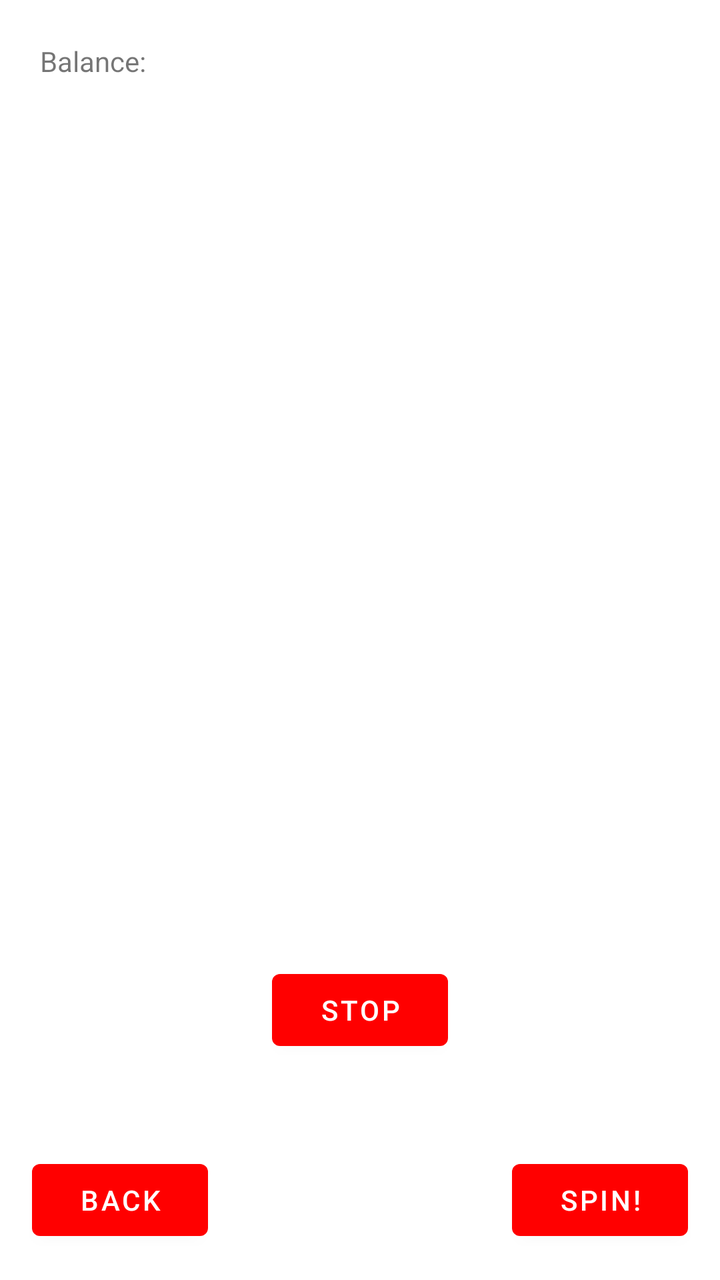
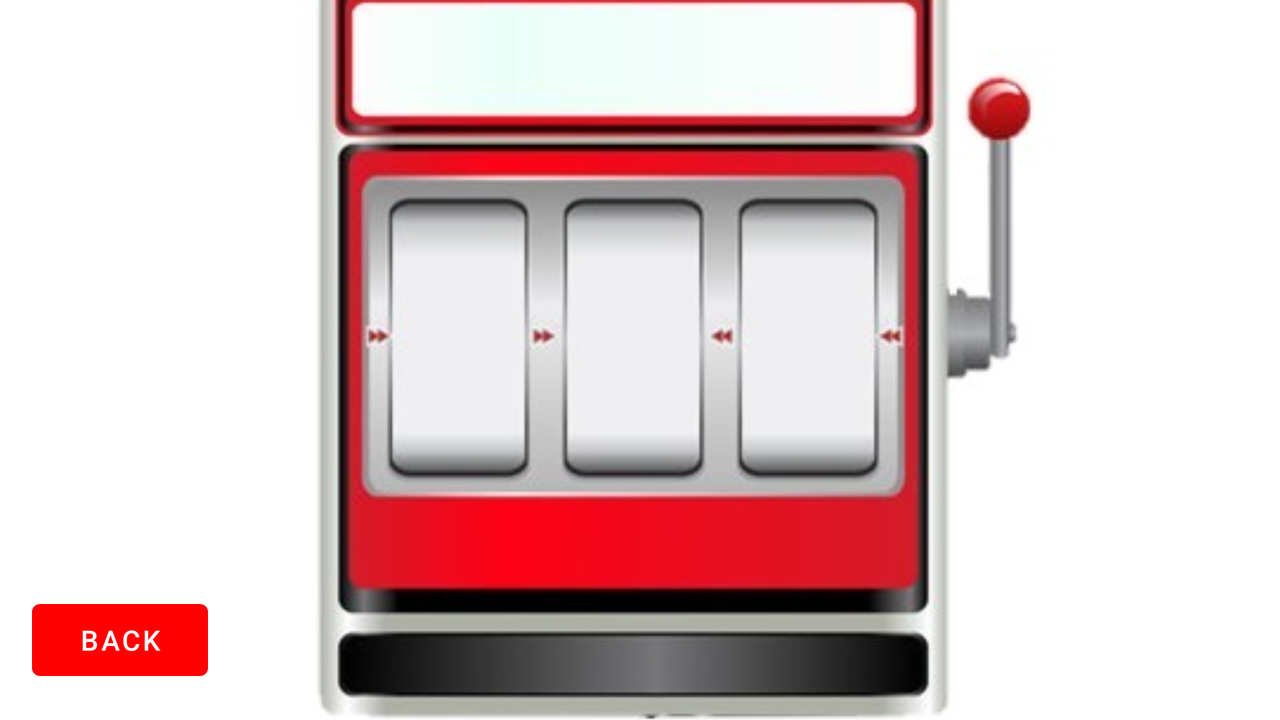

The same Android screen from two of the app's own layout files: first res/layout/ as a phone draws it, then the repository's variant for another configuration, drawn on a device whose configuration selects that folder. Both files follow.
<!-- AndroidManifest.xml: application theme Theme.VirtualCasino -->
<!-- res/layout/slots.xml -->
<?xml version="1.0" encoding="utf-8"?>
<androidx.constraintlayout.widget.ConstraintLayout xmlns:android="http://schemas.android.com/apk/res/android"
    xmlns:app="http://schemas.android.com/apk/res-auto"
    xmlns:tools="http://schemas.android.com/tools"
    android:layout_width="match_parent"
    android:layout_height="match_parent">

    <Button
        android:id="@+id/back_button"
        android:layout_width="wrap_content"
        android:layout_height="wrap_content"
        android:layout_marginStart="16dp"
        android:layout_marginBottom="16dp"
        android:onClick="switchToMain"
        android:text="@string/back_button"
        app:layout_constraintBottom_toBottomOf="parent"
        app:layout_constraintStart_toStartOf="parent" />

    <Button
        android:id="@+id/stop_button"
        android:layout_width="wrap_content"
        android:layout_height="wrap_content"
        android:layout_marginStart="159dp"
        android:layout_marginTop="63dp"
        android:layout_marginEnd="159dp"
        android:onClick="stopReels"
        android:text="STOP"
        app:layout_constraintEnd_toEndOf="parent"
        app:layout_constraintStart_toStartOf="parent"
        app:layout_constraintTop_toBottomOf="@+id/linearLayout3" />

    <LinearLayout
        android:id="@+id/linearLayout3"
        android:layout_width="wrap_content"
        android:layout_height="wrap_content"
        android:layout_marginStart="67dp"
        android:layout_marginTop="150dp"
        android:layout_marginEnd="67dp"
        android:orientation="horizontal"
        app:layout_constraintEnd_toEndOf="parent"
        app:layout_constraintStart_toStartOf="parent"
        app:layout_constraintTop_toTopOf="parent">

        <LinearLayout
            android:id="@+id/reel_1"
            android:layout_width="92dp"
            android:layout_height="268dp"
            android:orientation="vertical">

            <ImageView
                android:id="@+id/slot_image1"
                android:layout_width="match_parent"
                android:layout_height="90dp" />

            <ImageView
                android:id="@+id/slot_image2"
                android:layout_width="match_parent"
                android:layout_height="90dp" />

            <ImageView
                android:id="@+id/slot_image3"
                android:layout_width="match_parent"
                android:layout_height="90dp" />

        </LinearLayout>

        <LinearLayout
            android:id="@+id/reel_2"
            android:layout_width="92dp"
            android:layout_height="268dp"
            android:orientation="vertical"
            tools:layout_editor_absoluteX="134dp"
            tools:layout_editor_absoluteY="107dp">

            <ImageView
                android:id="@+id/slot_image4"
                android:layout_width="match_parent"
                android:layout_height="90dp" />

            <ImageView
                android:id="@+id/slot_image5"
                android:layout_width="match_parent"
                android:layout_height="90dp" />

            <ImageView
                android:id="@+id/slot_image6"
                android:layout_width="match_parent"
                android:layout_height="90dp" />

        </LinearLayout>

        <LinearLayout
            android:id="@+id/reel_3"
            android:layout_width="92dp"
            android:layout_height="268dp"
            android:orientation="vertical"
            tools:layout_editor_absoluteX="134dp"
            tools:layout_editor_absoluteY="107dp">

            <ImageView
                android:id="@+id/slot_image7"
                android:layout_width="match_parent"
                android:layout_height="90dp" />

            <ImageView
                android:id="@+id/slot_image8"
                android:layout_width="match_parent"
                android:layout_height="90dp" />

            <ImageView
                android:id="@+id/slot_image9"
                android:layout_width="match_parent"
                android:layout_height="90dp" />

        </LinearLayout>
    </LinearLayout>

    <Button
        android:id="@+id/spin_button"
        android:layout_width="wrap_content"
        android:layout_height="wrap_content"
        android:layout_marginEnd="16dp"
        android:layout_marginBottom="16dp"
        android:onClick="spinReels"
        android:text="Spin!"
        app:layout_constraintBottom_toBottomOf="parent"
        app:layout_constraintEnd_toEndOf="parent" />

    <TextView
        android:id="@+id/temp_balance_3"
        android:layout_width="wrap_content"
        android:layout_height="wrap_content"
        android:layout_marginStart="20dp"
        android:layout_marginTop="21dp"
        android:text="Balance: "
        app:layout_constraintStart_toStartOf="parent"
        app:layout_constraintTop_toTopOf="parent" />


</androidx.constraintlayout.widget.ConstraintLayout>
<!-- resources referenced by this layout -->
<resources>
  <string name="back_button">Back</string>
  <style name="Theme.VirtualCasino" parent="Theme.MaterialComponents.DayNight.NoActionBar">
          
          <item name="colorPrimary">#FF0000</item>
          <item name="colorPrimaryVariant">@color/purple_700</item>
          <item name="colorOnPrimary">@color/white</item>
          
          <item name="colorSecondary">@color/teal_200</item>
          <item name="colorSecondaryVariant">@color/teal_700</item>
          <item name="colorOnSecondary">@color/black</item>
          
          <item name="android:statusBarColor" tools:targetApi="l">?attr/colorPrimaryVariant</item>
          
      </style>
</resources>
<!-- res/layout-land/slots.xml (the repository's variant of the layout above) -->
<!-- drawn on the phone turned sideways -->
<?xml version="1.0" encoding="utf-8"?>
<androidx.constraintlayout.widget.ConstraintLayout
    xmlns:android="http://schemas.android.com/apk/res/android"
    xmlns:app="http://schemas.android.com/apk/res-auto"
    xmlns:tools="http://schemas.android.com/tools"
    android:layout_width="match_parent"
    android:layout_height="match_parent">

    <ImageView
        android:id="@+id/slot_iv"
        android:layout_width="425dp"
        android:layout_height="424dp"
        android:layout_marginStart="151dp"
        android:layout_marginEnd="151dp"
        app:layout_constraintBottom_toBottomOf="parent"
        app:layout_constraintEnd_toEndOf="parent"
        app:layout_constraintStart_toStartOf="parent"
        app:layout_constraintTop_toTopOf="parent"
        app:srcCompat="@drawable/slot_machine" />

    <Button
        android:id="@+id/back_button"
        android:layout_width="wrap_content"
        android:layout_height="wrap_content"
        android:layout_marginStart="16dp"
        android:layout_marginBottom="16dp"
        android:onClick="switchToMain"
        android:text="@string/back_button"
        app:layout_constraintBottom_toBottomOf="parent"
        app:layout_constraintStart_toStartOf="parent" />
</androidx.constraintlayout.widget.ConstraintLayout>
<!-- resources referenced by the variant -->
<!-- as the phone turned sideways resolves them -->
<resources>
  <!-- drawable slot_machine: jpg bitmap (drawable, 20527 bytes) -->
  <string name="back_button">Back</string>
  <style name="Theme.VirtualCasino" parent="Theme.MaterialComponents.DayNight.NoActionBar">
          
          <item name="colorPrimary">#FF0000</item>
          <item name="colorPrimaryVariant">@color/purple_700</item>
          <item name="colorOnPrimary">@color/white</item>
          
          <item name="colorSecondary">@color/teal_200</item>
          <item name="colorSecondaryVariant">@color/teal_700</item>
          <item name="colorOnSecondary">@color/black</item>
          
          <item name="android:statusBarColor" tools:targetApi="l">?attr/colorPrimaryVariant</item>
          
      </style>
</resources>
